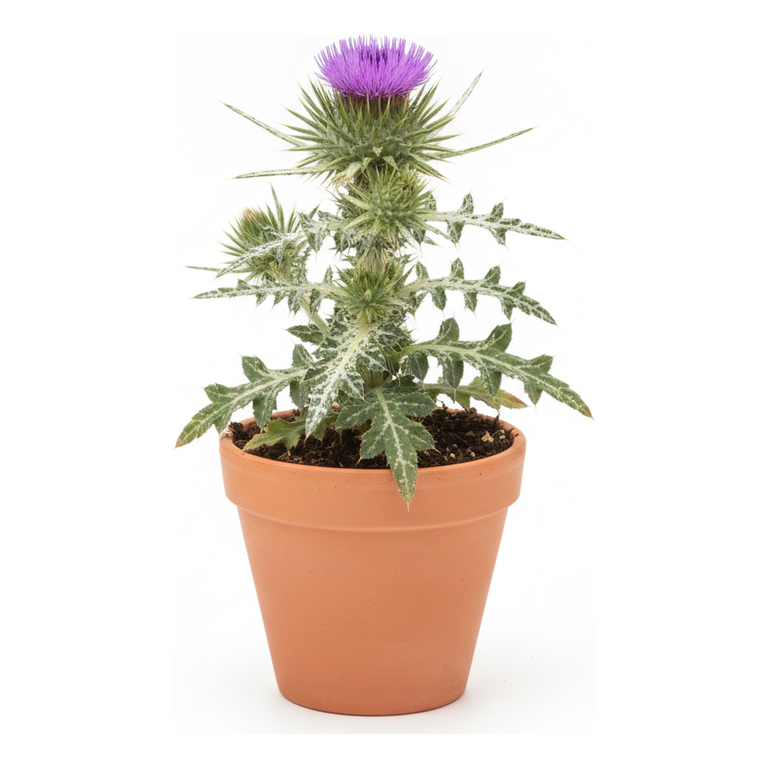
#> input picture P400.png, 768 x 768 px
$ python -i generate_plant_images.py   (imports and definitions only)
#> lines starting #> are read from the running program, lines starting #| are printed output that depends on the picture; after the words box and inside, x2 and y2 are one past the last pixel; in counts of white or black regions, pixels touching at a corner belong together
#> further down, picture is the input picture: PIL image 768x768 RGBA; mean R, G, B, A 233.9, 226.1, 218, 255
"""
generate_plant_images.py — 플라워랜드 식물 일러스트 일괄 생성 (Nano Banana)
──────────────────────────────────────────────────────────────────────────
plants_master(_v2).csv 를 읽어 각 식물 이미지를 생성하고
assets/plants/{PID}.png 로 저장한다. 앱(flowerland_demo.py)의 illust() 가
이 경로를 자동 인식하므로, 생성만 하면 바로 반영된다.

★ 이번 버전 변경점 — 배경 '투명(알파)' 이 기본
    - TRANSPARENT_BG=True : 배경을 투명 PNG(또는 WEBP)로 저장
    - 배경 제거 방식 2단계
        rembg 설치돼 있으면 rembg 로 정밀 제거,
        없으면 흰배경 '플러드필 키잉'(모서리에서 연결된 흰색만 제거)
        → 흰색 화분 '안쪽'은 지워지지 않는다.
    - autocrop 이 알파를 인식하고 투명 캔버스에 배치(예전엔 흰 캔버스라
      투명이 도로 흰색으로 덮이는 버그가 있었음)

■ 사전 준비
    pip install google-genai pillow numpy      # (스크립트가 자동 설치도 시도함)
    (정밀 배경 제거를 쓰려면)  pip install rembg onnxruntime

    ★ API 키 넣는 법 (둘 중 하나)
      ① [가장 쉬움] 이 스크립트와 같은 폴더에 'gemini_key.txt' 파일 생성 →
         발급받은 키 한 줄만 붙여넣어 저장. (F5로 실행해도 유지됨)
      ② 환경변수:  set GEMINI_API_KEY=키값   (cmd)  /  setx GEMINI_API_KEY "키값" (영구)
      ※ IDLE 셸에서 os.environ 로 넣는 방식은 F5(RESTART) 시 지워지므로 비권장.

★ 카테고리별 화분 유무 자동 분기
    - 실내 화분식물(관엽·다육·선인장·난초·허브·식충·야자) → 화분에 심긴 모습
    - 정원 식물(조경수·관목·침엽수·자생초·그라스·꽃 등) → 화분 없이 '전체 수형'
    - 수생식물(수생) → 물 위/물속 자연스러운 모습(화분 없음)
    매핑은 코드 상단 POT_CATEGORIES / AQUATIC_CATEGORIES 에서 자유롭게 조정.

■ 실행
    python generate_plant_images.py                 # 전체 생성(투명 배경, 카테고리별 화분 자동)
    python generate_plant_images.py --limit 20      # 앞 20종만(테스트)
    python generate_plant_images.py --only P001,P227 # 특정 PID만
    python generate_plant_images.py --cat 조경수,관목,침엽수  # 특정 카테고리만
    python generate_plant_images.py --style garden  # 전부 화분 없이 강제(auto|pot|garden|aquatic)
    python generate_plant_images.py --force         # 이미 있어도 다시 생성
    python generate_plant_images.py --opaque        # 투명 대신 흰 배경으로 저장
    python generate_plant_images.py --bg rembg      # 배경제거 방식 강제(auto|rembg|whitekey)
    python generate_plant_images.py --model nano2   # Nano Banana 2 사용

■ 팁
    - 흰색/아주 밝은 화분은 whitekey 로는 경계가 아쉬울 수 있음 → rembg 권장.
    - 무료 티어 하루 500장 한도 → --limit 로 나눠 실행 권장.
"""
import os
import csv
import sys
import time
import argparse
import subprocess
from io import BytesIO


# ══════════════════════════════════════════════════════════════
# 의존 패키지 자동 설치(부트스트랩)
#   실행하는 바로 그 파이썬(sys.executable)에 설치하므로
#   'pip 따로 설치했는데 계속 미설치' 문제를 방지한다.
#   IDLE(F5)로 돌려도 동작. --no-autoinstall 로 끌 수 있음.
# ══════════════════════════════════════════════════════════════
# (import이름, pip설치이름)
REQUIRED = [("google.genai", "google-genai"), ("PIL", "pillow"), ("numpy", "numpy")]
OPTIONAL = [("rembg", "rembg"), ("onnxruntime", "onnxruntime")]  # 정밀 배경제거(선택)


# [48 lines left out: functions _installed, _pip_install, ensure_packages, not called in this run]

# ── 프롬프트 : 흰 배경 + 그림자 없이(투명 키잉이 깔끔하게) ──
#   카테고리에 따라 세 가지 중 하나를 자동 선택한다. (아래 STYLE_* 매핑 참고)
#     pot     : 화분에 심긴 실내 화분식물
#     garden  : 화분 없이 전체 수형(나무는 뿌리목~수관, 풀·지피는 한 포기)
#     aquatic : 물 위/물속 자연스러운 수생식물(화분 없음)
PROMPT_POTTED = (
    "{ko}({en}, 학명 {sci})를 촬영한 사진. "
    "화면 중앙에 단 하나의 화분에 심긴 식물 딱 한 그루만. "
    "실물과 완전히 동일한 사실적(photorealistic) 스튜디오 제품 사진, "
    "동일한 정면 각도·조명·촬영 스타일로 통일, 정사각형 1:1 구도. "
    "배경은 순수한 흰색(#FFFFFF) 심리스 배경, 그림자 없이 균일한 조명. "
    "식물과 화분만 중앙에 크게 배치. "
    "절대 금지: 여러 그루, 격자(grid)·타일·콜라주 배열, 이미지 분할, "
    "같은 식물 반복, 텍스트나 라벨, 액자·테두리, 바닥 그림자."
)

PROMPT_GARDEN = (
    "{ko}({en}, 학명 {sci})를 촬영한 사진. "
    "화분·화병·용기 없이, 식물 한 그루의 '전체 수형(자연 형태)'만. "
    "나무·관목은 뿌리목부터 수관까지 한 그루 전체, "
    "풀·지피·그라스·자생초는 자연스러운 한 포기 전체. "
    "실물과 완전히 동일한 사실적(photorealistic) 식물도감식 사진, "
    "정면·통일된 조명·촬영 스타일, 정사각형 1:1 구도. "
    "배경은 순수한 흰색(#FFFFFF) 심리스 배경, 그림자 없이 균일한 조명. "
    "식물만 중앙에 크게 배치. "
    "절대 금지: 화분·화병·용기·받침, 흙더미, 배경 풍경·정원·하늘, "
    "여러 그루, 격자(grid)·타일·콜라주 배열, 이미지 분할, "
    "텍스트나 라벨, 액자·테두리, 바닥 그림자."
)

PROMPT_AQUATIC = (
    "{ko}({en}, 학명 {sci})를 촬영한 사진. "
    "화분·용기 없이, 물 위 또는 물속에서 자라는 자연스러운 한 포기 모습. "
    "실물과 완전히 동일한 사실적(photorealistic) 식물도감식 사진, "
    "정면·통일된 조명, 정사각형 1:1 구도. "
    "배경은 순수한 흰색(#FFFFFF) 심리스 배경, 그림자 없이 균일한 조명. "
    "식물(과 최소한의 물)만 중앙에 크게 배치. "
    "절대 금지: 화분·화병·용기·어항, 배경 연못·풍경, 여러 포기, "
    "격자·타일·콜라주, 이미지 분할, 텍스트·라벨, 액자·테두리, 바닥 그림자."
)

# ── 카테고리 → 스타일 매핑 ─────────────────────────────────────
#   원하는 대로 카테고리를 옮기면 된다(부분 문자열로 매칭 → "관엽 Foliage" 는 "관엽"만 써도 됨).
POT_CATEGORIES = [      # 화분 O (실내 화분식물)
    "관엽", "다육", "선인장", "난초", "허브", "식충", "야자",
]
AQUATIC_CATEGORIES = [  # 물 (화분 X)
    "수생",
]
# 그 외 전부 garden(화분 X, 전체 수형)로 처리한다:
#   조경수·관목·침엽수·대나무·장미·과실수·열대과실·자생초·그라스·지피·구근·덩굴·양치·꽃 …
DEFAULT_STYLE = "garden"


# [12 lines left out: function resolve_style, not called in this run]


PROMPTS = {"pot": PROMPT_POTTED, "garden": PROMPT_GARDEN, "aquatic": PROMPT_AQUATIC}

MODELS = {
    "nano":  "gemini-2.5-flash-image",   # Nano Banana (안정)
    "nano2": "gemini-3.1-flash-image",   # Nano Banana 2 (최신)
}

HERE = os.path.dirname(os.path.abspath(__file__))
# 확장본이 있으면 그걸, 없으면 원본을 사용
MASTER_CSV = os.path.join(HERE, "plants_master_v2.csv")
if not os.path.exists(MASTER_CSV):
    MASTER_CSV = os.path.join(HERE, "plants_master.csv")
OUT_DIR = os.path.join(HERE, "assets", "plants")

# ── 리사이즈 / 압축 설정 ────────────────────────────────────────
RESIZE_PX = 768          # 저장할 정사각 한 변 픽셀 (0=원본 유지)
SAVE_FORMAT = "PNG"      # "PNG" 또는 "WEBP" (둘 다 투명 지원 / JPG는 투명 불가)
WEBP_QUALITY = 90        # WEBP 품질(0~100)
PNG_OPTIMIZE = True      # PNG 무손실 최적화

# ── 배경 투명 처리 ─────────────────────────────────────────────
TRANSPARENT_BG = True    # True=배경 투명(알파) / False=흰 배경 유지
BG_METHOD = "auto"       # "auto"(rembg 있으면 rembg, 없으면 whitekey) | "rembg" | "whitekey"
WHITE_TOL = 32           # whitekey: 배경 흰색으로 볼 허용 오차(클수록 더 많이 제거)
EDGE_FEATHER = 0.8       # 알파 경계 부드럽게(가우시안 반경 px, 0=끔)

# ── 자동 여백 제거(auto-crop) ──────────────────────────────────
AUTOCROP = True          # 식물+화분만 남기고 여백 제거해 꽉 차게
CROP_BRIGHTNESS = 235    # (알파 없을 때) 이 밝기보다 어두우면 '식물'로 간주
CROP_PADDING = 0.05      # 둘레 여백 비율(0.05=5%)
ALPHA_SUBJECT = 12       # 알파가 이 값보다 크면 subject 로 간주(크롭 기준)


# ══════════════════════════════════════════════════════════════
# 배경 투명화
# ══════════════════════════════════════════════════════════════
# [6 lines left out: function _rembg_available, not called in this run]


def whitekey(img):
    """흰 '배경'만 투명하게. 네 모서리에서 연결된 흰 영역만 제거하므로
    화분/식물 내부의 흰색은 보존된다."""
    import numpy as np
    from PIL import Image, ImageDraw, ImageFilter
    rgb = img.convert("RGB")
    w, h = rgb.size
#> w = 768; h = 768
    KEY = (255, 0, 255)                       # 배경 표식용 마젠타
    work = rgb.copy()
    for seed in [(0, 0), (w - 1, 0), (0, h - 1), (w - 1, h - 1),
                 (w // 2, 0), (w // 2, h - 1), (0, h // 2), (w - 1, h // 2)]:
        # 씨앗 픽셀이 이미 표식색이면 건너뜀
        if work.getpixel(seed) != KEY:
            ImageDraw.floodfill(work, seed, KEY, thresh=WHITE_TOL)
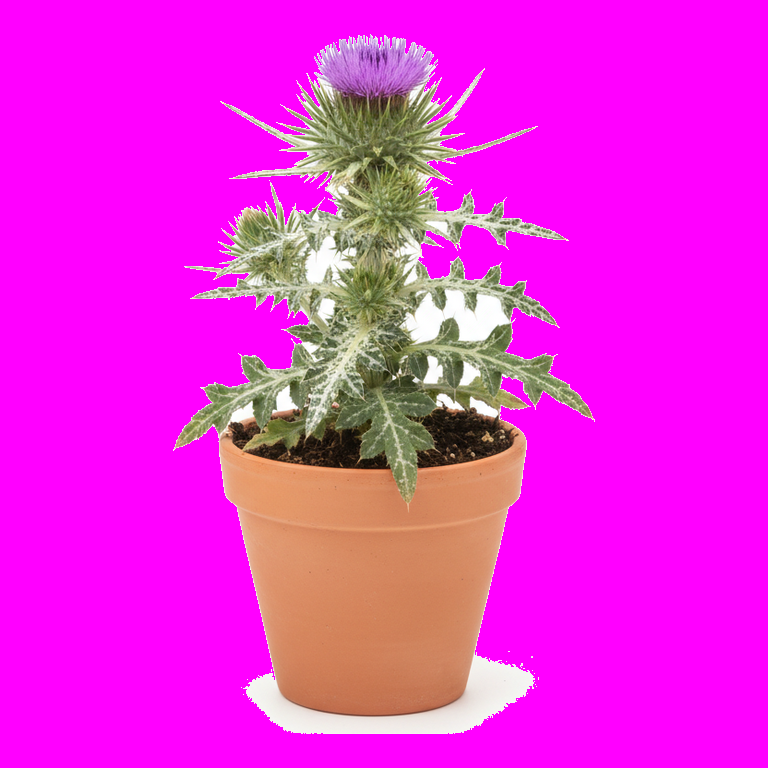
#> work: PIL image 768x768 RGB; mean R, G, B 234.3, 40.9, 218.4
    arr = np.asarray(work)
    bg_mask = np.all(arr == np.array(KEY, dtype=np.uint8), axis=2)
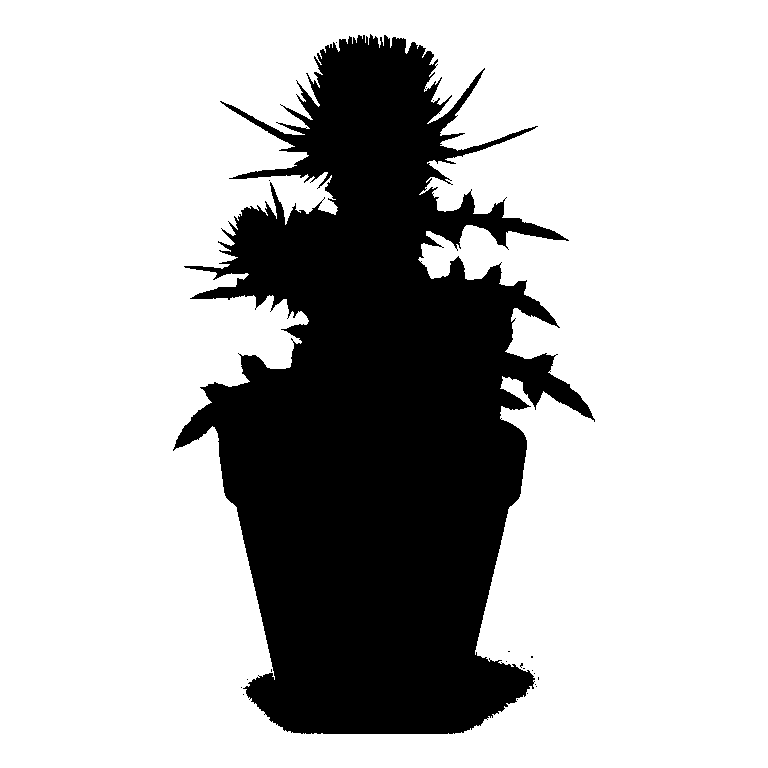
#> bg_mask: shape (768, 768) bool; 72.8% white; 21 black regions (20 under 20 px), largest, box (x1, y1, x2, y2) and area: (173, 34, 595, 734) 160610
    alpha = np.where(bg_mask, 0, 255).astype("uint8")
    alpha_img = Image.fromarray(alpha, "L")
    if EDGE_FEATHER and EDGE_FEATHER > 0:
        alpha_img = alpha_img.filter(ImageFilter.GaussianBlur(EDGE_FEATHER))
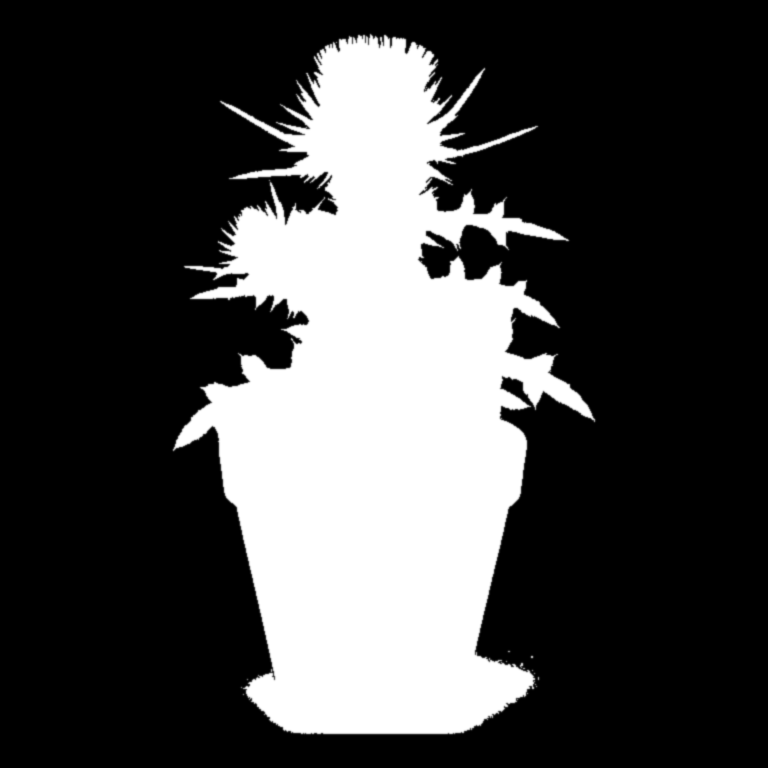
#> alpha_img: PIL image 768x768 L; min 0, max 255, mean 69.5
    out = rgb.convert("RGBA")
    out.putalpha(alpha_img)
    return out


# [67 lines left out: functions make_transparent, autocrop, save_optimized, not called in this run]


# ══════════════════════════════════════════════════════════════
# 생성 파이프라인
# ══════════════════════════════════════════════════════════════
def load_master():
    with open(MASTER_CSV, encoding="utf-8-sig") as f:
        return list(csv.DictReader(f))


# [160 lines left out: functions build_prompt, generate_one, read_key_file, main, not called in this run]


# ── IDLE(F5) 실행 설정 ───────────────────────────────────────
IDLE_LIMIT  = 0        # 몇 종 생성? 20=테스트, 0=전체
IDLE_MODEL  = "nano"   # "nano"(2.5) 또는 "nano2"(3.1)
IDLE_OPAQUE = False    # True면 흰 배경, False면 투명 배경(기본)

# [6 lines not run here, left out]

>>> from PIL import Image
>>> picture = Image.open('P400.png')
>>> result = whitekey(picture)

$ run again, on P404.png
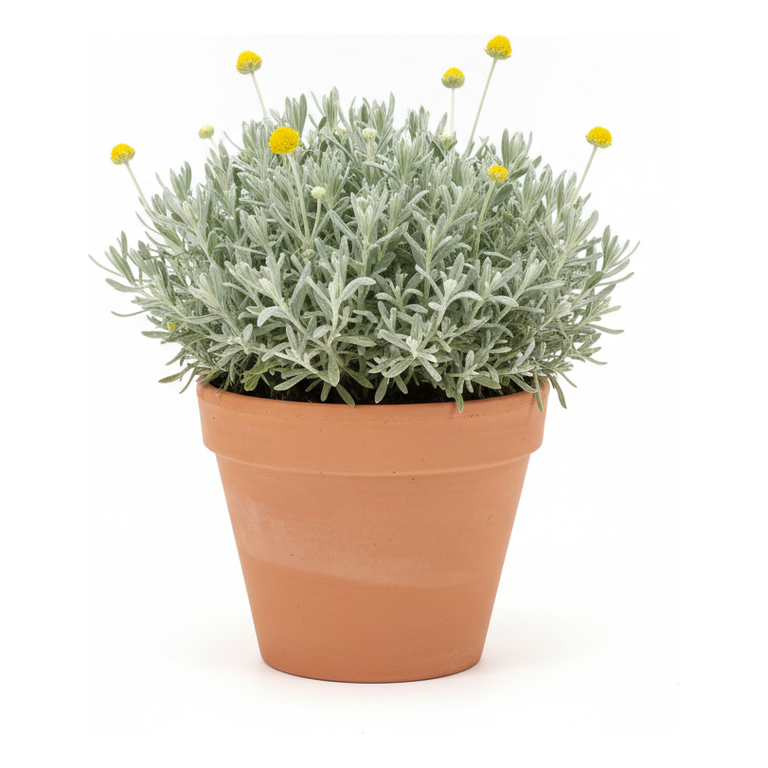
#> input picture P404.png, 768 x 768 px
#> picture is the input picture: PIL image 768x768 RGBA; mean R, G, B, A 225.9, 218.4, 207.3, 255
#> in whitekey, `bg_mask = np.all(arr == np.array(KEY, dtype=np.uint8), axis=2)`:
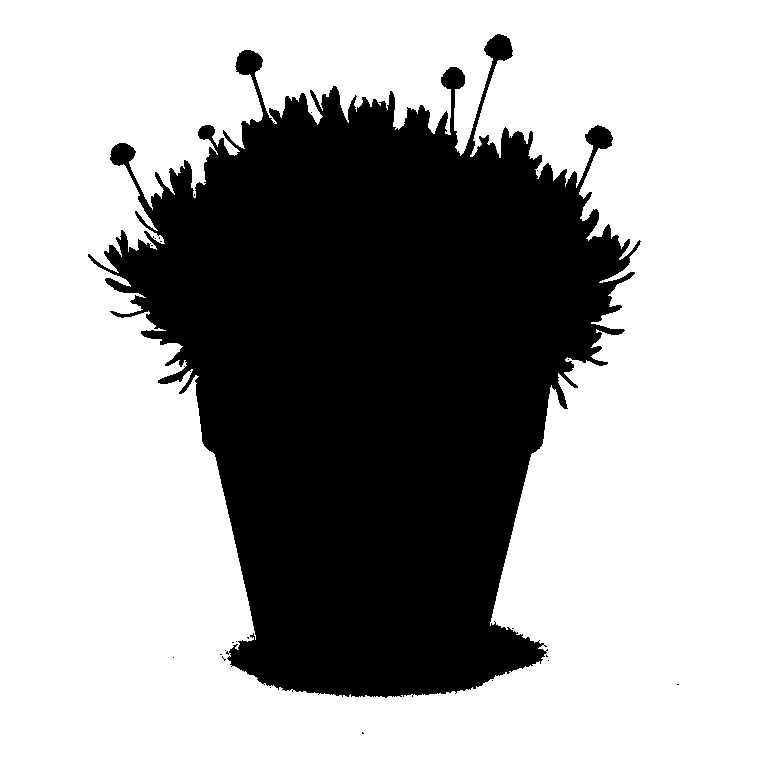
#> bg_mask: shape (768, 768) bool; 65% white; 23 black regions (22 under 20 px), largest, box (x1, y1, x2, y2) and area: (88, 34, 641, 698) 206323
#> in whitekey, `alpha_img = alpha_img.filter(ImageFilter.GaussianBlur(EDGE_FEATHER))`:
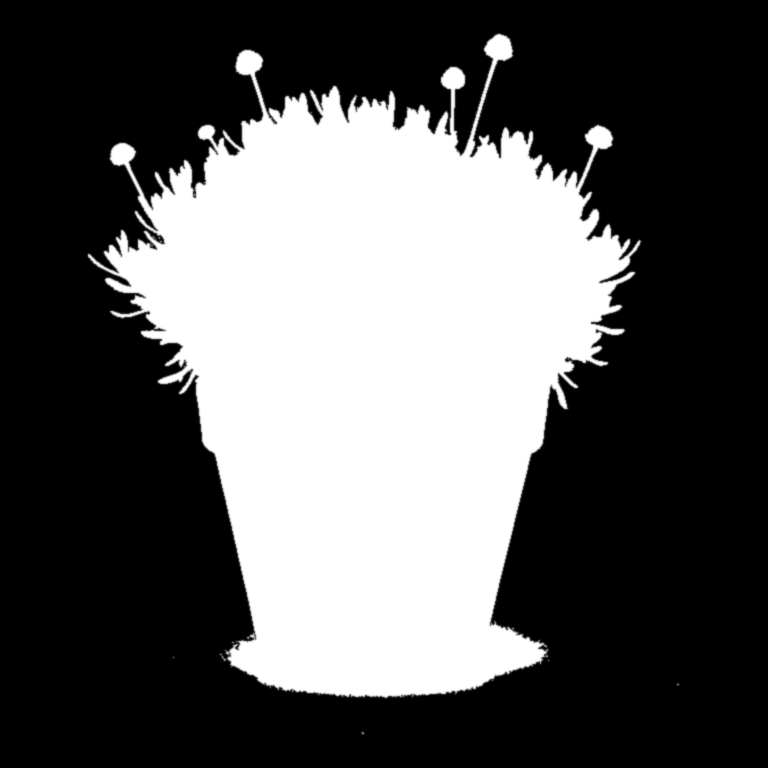
#> alpha_img: PIL image 768x768 L; min 0, max 255, mean 89.2
